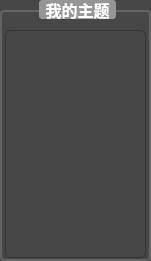
   <widget class="QGroupBox" name="groupBox_6">
    <property name="geometry">
     <rect>
      <x>220</x>
      <y>280</y>
      <width>151</width>
      <height>261</height>
     </rect>
    </property>
    <property name="styleSheet">
     <string notr="true">/* QGroupBox 样式 */
QGroupBox {
    background-color: #474747;
    border: 2px solid rgb(100, 100, 100); /* 边框颜色 */
    border-radius: 4px;         /* 圆角 */
    margin-top: 10px;           /* 上边距 */
    padding-top: 10px;          /* 内部上边距 */
    font-size: 12pt;
    font-weight: bold;
}
 
QGroupBox::title {
    subcontrol-origin: margin;  /* 标题位置 */
    subcontrol-position: top center; /* 水平居中 */
    padding: 0 4px;             /* 标题内边距 */
	border-radius: 3px;
    background-color: rgb(150, 150, 150);
    color: rgb(255, 255, 255);
}</string>
    </property>
    <property name="title">
     <string>我的主题</string>
    </property>
    <widget class="QPushButton" name="btn_line_num_bgdcol_3">
     <property name="geometry">
      <rect>
       <x>315</x>
       <y>30</y>
       <width>41</width>
       <height>24</height>
      </rect>
     </property>
     <property name="styleSheet">
      <string notr="true">border-radius: 3px;
color: pink;</string>
     </property>
     <property name="text">
      <string/>
     </property>
    </widget>
    <widget class="QPushButton" name="btn_line_fontcol_3">
     <property name="geometry">
      <rect>
       <x>315</x>
       <y>80</y>
       <width>41</width>
       <height>24</height>
      </rect>
     </property>
     <property name="styleSheet">
      <string notr="true">border-radius: 3px;
color: pink;</string>
     </property>
     <property name="text">
      <string/>
     </property>
    </widget>
    <widget class="QPushButton" name="btn_line_sel_fontcol_3">
     <property name="geometry">
      <rect>
       <x>315</x>
       <y>130</y>
       <width>41</width>
       <height>24</height>
      </rect>
     </property>
     <property name="styleSheet">
      <string notr="true">border-radius: 3px;
color: pink;</string>
     </property>
     <property name="text">
      <string/>
     </property>
    </widget>
    <widget class="QListView" name="listView">
     <property name="geometry">
      <rect>
       <x>5</x>
       <y>30</y>
       <width>141</width>
       <height>228</height>
      </rect>
     </property>
     <property name="font">
      <font>
       <family>宋体</family>
       <pointsize>16</pointsize>
      </font>
     </property>
     <property name="focusPolicy">
      <enum>Qt::NoFocus</enum>
     </property>
     <property name="styleSheet">
      <string notr="true">QListView {
outline: none;
background-color: #474747;
border: 1px solid #313438;
border-radius: 5px;
}

QListView::item {
border-bottom: 1px solid rgb(100, 100, 100);
border-radius: 3px;
color: rgb(255, 255, 255);
}

QListView::item:selected {
    background: #8BA19F;
    color: yellow;
}

QListView::item:hover {
    background: #657574;
}
QLineEdit {
border: none;
background: #8BA19F;
color: white;
}
QScrollBar:vertical {
    border: none;
    background: #E0E0E0;
    width: 8px;
    margin: 0px;
    border-radius: 3px;
}

QScrollBar::handle:vertical {
    background-color: #BDBDBD;
    min-height: 20px;
    border-radius: 3px;
}

QScrollBar::add-line:vertical {
    background: none;
    height: 0px;
}

QScrollBar::sub-line:vertical {
    background: none;
    height: 0px;
}

QScrollBar::add-page:vertical {
    background: none;
}

QScrollBar::sub-page:vertical {
    background: none;
}

QScrollBar:horizontal {
    border: none;
    background: #E0E0E0;
    height: 8px;
    margin: 0px;
    border-radius: 3px;
}

QScrollBar::handle:horizontal {
    background-color: #BDBDBD;
    min-width: 20px;
    border-radius: 3px;
}

QScrollBar::add-line:horizontal {
    background: none;
    width: 0px;
}

QScrollBar::sub-line:horizontal {
    background: none;
    width: 0px;
}

QScrollBar::add-page:horizontal {
    background: none;
}

QScrollBar::sub-page:horizontal {
    background: none;
}</string>
     </property>
     <property name="lineWidth">
      <number>1</number>
     </property>
     <property name="showDropIndicator" stdset="0">
      <bool>true</bool>
     </property>
     <property name="modelColumn">
      <number>0</number>
     </property>
    </widget>
   </widget>
